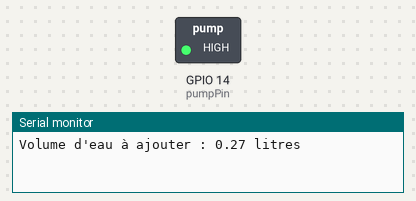
Bench run of a sketch on a simulated ESP32. On the bench: switched loads named in the sketch (green lamp = pin HIGH), the last lines printed to the serial monitor.

Above: at 1.7 s.
At 8.4 s:
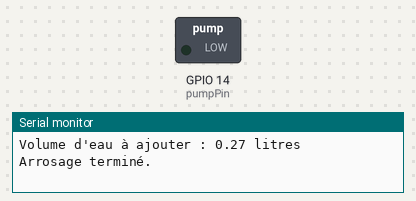
Timing chart, 0 to 17.5 s (numbered marks = the images above):
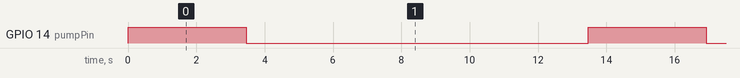

The sketch:

Pompe.ino
```cpp
// Définir les pins utilisés
const int pumpPin = 14;        // Contrôle de la pompe via un relais ou un MOSFET sur GPIO14

// Paramètres de la pompe
const float waterFlowRate = 0.077;  // Débit de la pompe en litres par seconde (ajustez selon votre pompe)

// Paramètres liés à la terre
const float soilWaterRetentionFactor = 0.75;  // Facteur de rétention d'eau du sol (par exemple, 75% de la capacité du sol est utilisée)


// Fonction pour arroser
void arroser(float potVolume, float humidityTarget, float humidityInitial) {
  // Calcul de la différence d'humidité
  float humidityDifference = humidityTarget - humidityInitial;

  // Si l'humidité cible est déjà atteinte ou dépassée, on ne fait rien
  if (humidityDifference <= 0) {
    Serial.println("Humidité cible déjà atteinte, pas besoin d'ajouter d'eau.");
    return;
  }

  // Calcul du volume d'eau nécessaire en fonction de la différence d'humidité
  float waterNeeded = (humidityDifference / soilWaterRetentionFactor) * potVolume;

  // Ajuster le volume d'eau en fonction de la capacité de rétention du sol

  // Afficher le volume d'eau à ajouter
  Serial.print("Volume d'eau à ajouter : ");
  Serial.print(waterNeeded);
  Serial.println(" litres");

  // Calcul du temps d'arrosage nécessaire
  unsigned long pumpDuration = waterNeeded / waterFlowRate * 1000; // Durée en millisecondes

  // Activer la pompe pour ajouter de l'eau
  digitalWrite(pumpPin, HIGH);  // Allumer la pompe
  delay(pumpDuration);          // Laisser la pompe fonctionner pendant le temps calculé
  digitalWrite(pumpPin, LOW);   // Éteindre la pompe

  // Afficher un message après avoir arrosé
  Serial.println("Arrosage terminé.");
}


void setup() {
  // Initialisation de la communication série
  Serial.begin(115200);

  // Configurer le pin de la pompe comme sortie
  pinMode(pumpPin, OUTPUT);
  digitalWrite(pumpPin, LOW);  // Assurez-vous que la pompe est éteinte au départ
}

void loop() {
  // Exemple d'appel de la fonction arroser
  float potVolume = 1.0;  // Volume du pot en litres
  float humidityTarget = 0.60;  // Humidité cible (en pourcentage)
  float humidityInitial = 0.40; // Humidité initiale (en pourcentage)

  // Appeler la fonction arroser
  arroser(potVolume, humidityTarget, humidityInitial);

  // Attendre 10 secondes avant le prochain arrosage (ou ajustez selon votre logique)
  delay(10000);
}
```

Measured:
- by itself, GPIO 14 (pumpPin): alternates HIGH for 3.5 s and LOW for 10.0 s
